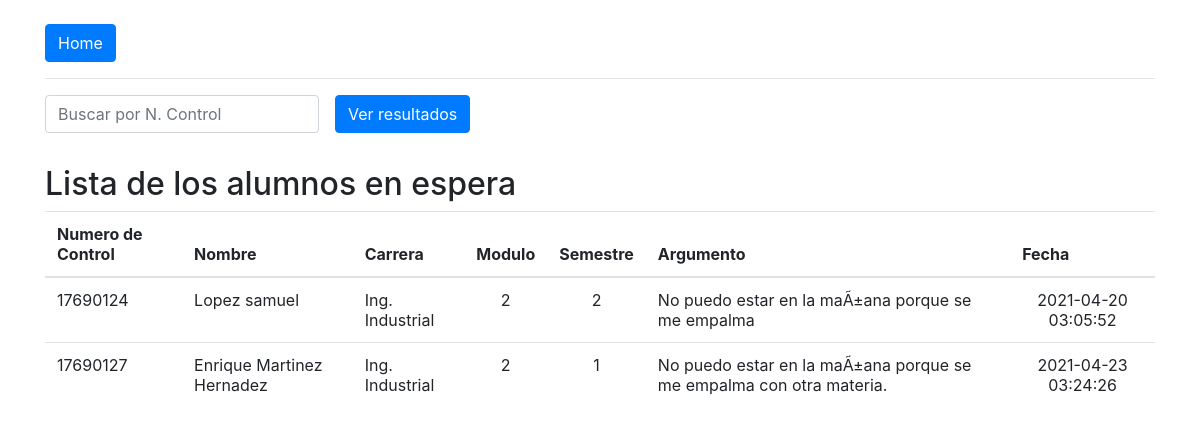
/CRUD/view_list_espera.php, run on the app's committed database.
### tables this page shows
CREATE TABLE IF NOT EXISTS `list_espera` (
  `id_list` int(9) NOT NULL AUTO_INCREMENT,
  `no_control` varchar(8) NOT NULL,
  `Nombre` varchar(60) NOT NULL,
  `carrera` varchar(65) DEFAULT NULL,
  `modulo` int(9) DEFAULT NULL,
  `semestre` int(2) DEFAULT NULL,
  `argumento` varchar(250) DEFAULT NULL,
  `created_at` timestamp NULL DEFAULT CURRENT_TIMESTAMP,
  `updated_at` timestamp NULL DEFAULT CURRENT_TIMESTAMP,
  PRIMARY KEY (`id_list`)
);

### CRUD/funciones.php (called while the page is built, shortened)
<?php
function escapar($html) {
  return htmlspecialchars($html, ENT_QUOTES | ENT_SUBSTITUTE, "UTF-8");
}

### CRUD/view_list_espera.php (the view, shortened to what this page needs)
<?php
include 'funciones.php';
$error = false;
$config = include 'config.php';
try {
  $dsn = 'mysql:host=' . $config['db']['host'] . ';dbname=' . $config['db']['name'];
  $conexion = new PDO($dsn, $config['db']['user'], $config['db']['pass'], $config['db']['options']);
  if (isset($_POST['no_control'])) {
    $consultaSQL = "SELECT * FROM list_espera WHERE no_control LIKE '%" . $_POST['no_control'] . "%'";
  } else {
    $consultaSQL = "SELECT * FROM list_espera";
  }
  $sentencia = $conexion->prepare($consultaSQL);
  $sentencia->execute();
  $alumnos = $sentencia->fetchAll();
} catch(PDOException $error) {
  $error= $error->getMessage();
}
$titulo = isset($_POST['no_control']) ? 'Lista de los alumnos en espera ' . $_POST['no_control'] . '' : 'Lista de los alumnos en espera';
?>
<?php include "templates/header.php"; ?>
<div class="container">
  <div class="row">
    <div class="col-md-12">
      <a href="./index.php"  class="btn btn-primary mt-4">Home</a>
      <hr>
      <form method="post" class="form-inline">
        <div class="form-group mr-3">
          <input type="text" id="no_control" name="no_control" placeholder="Buscar por N. Control" class="form-control">
        </div>
        <button type="submit" name="submit" class="btn btn-primary">Ver resultados</button>
      </form>
    </div>
  </div>
</div>
<div class="container">
  <div class="row">
    <div class="col-md-12">
      <h2 class="mt-3"><?= $titulo ?></h2>
      <table class="table">
        <thead>
          <tr>
            <th>Numero de Control</th>
            <th>Nombre</th>
            <th>Carrera</th>
            <th>Modulo</th>
            <th>Semestre</th>
            <th>Argumento</th>
            <th>Fecha</th>
          </tr>
        </thead>
        <tbody>
          <?php
          if ($alumnos && $sentencia->rowCount() > 0) {
            foreach ($alumnos as $fila) {
              ?>
              <tr>
                <td><?php echo escapar($fila["no_control"]); ?></td>
                <td><?php echo escapar($fila["Nombre"]); ?></td>
                <td><?php echo escapar($fila["carrera"]); ?></td>
                <td><center><?php echo escapar($fila["modulo"]); ?></center></td>
                <td><center><?php echo escapar($fila["semestre"]); ?></center></td>
                <td><?php echo escapar($fila["argumento"]); ?></td>
                <td><center><?php echo escapar($fila["created_at"]); ?></center></td>
              </tr>
              <?php
            }
          }
          ?>
      </table>
    </div>
  </div>
</div>
<?php include "templates/footer.php"; ?>

### CRUD/templates/header.php (shortened to what this page needs)
<html lang="es">
  <head>
    <link rel="stylesheet" href="https://stackpath.bootstrapcdn.com/bootstrap/4.5.2/css/bootstrap.min.css" />
  </head>
  <body>

### data on the page
list_espera: no_control "17690124", Nombre "Lopez samuel", carrera "Ing. Industrial", modulo "2", semestre "2", argumento "No puedo estar en la maÃ±ana porque se me empalma", created_at "2021-04-20 03:05:52"
list_espera: no_control "17690127", Nombre "Enrique Martinez Hernadez", carrera "Ing. Industrial", modulo "2", semestre "1", argumento "No puedo estar en la maÃ±ana porque se me empalma con otra materia.", created_at "2021-04-23 03:24:26"

### other printed values
$titulo "Lista de los alumnos en espera"
